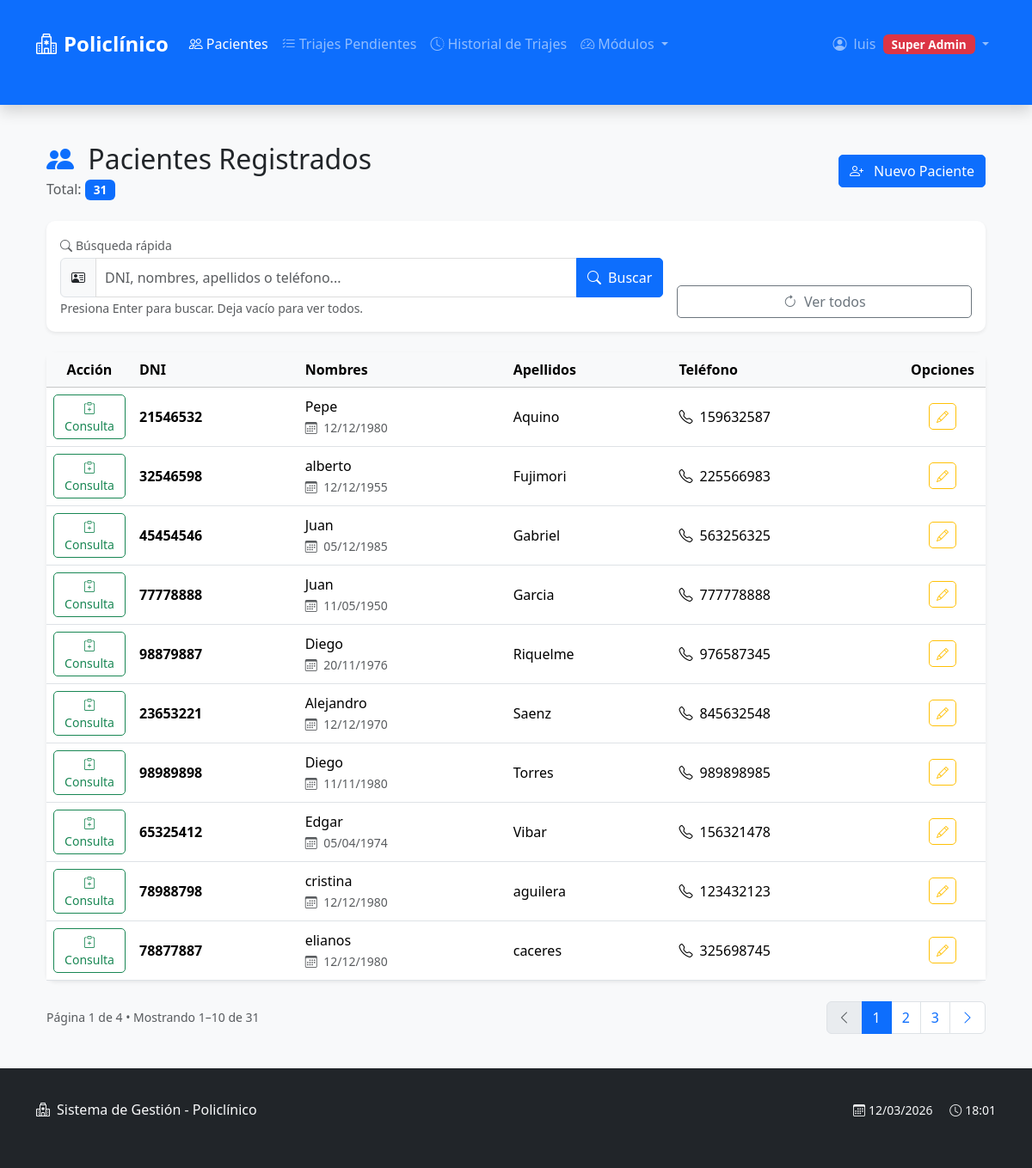
The app's page /recepcion/pacientes/lista/ (signed in) with its own data.
### pacientes/models.py (models this page shows, shortened)
class Paciente(models.Model):
    dni = models.CharField(max_length=8, unique=True)
    nombres = models.CharField(max_length=100)
    apellidos = models.CharField(max_length=100)
    fecha_nacimiento = models.DateField()
    telefono = models.CharField(max_length=15, blank=True)
    direccion = models.CharField(max_length=200, blank=True)
    creado_en = models.DateTimeField(auto_now_add=True)
    activo = models.BooleanField(default=True, verbose_name='¿Activo?',help_text='Indica si el paciente está activo en el sistema')

### pacientes/views.py (the view, shortened to what this page needs)
# urls.py: path('lista/', views.lista_pacientes, name='lista_pacientes'),  # <--- nueva
@grupo_requerido('recepcion', 'administrador')
@never_cache
@login_required
def lista_pacientes(request):
    query = request.GET.get('q', '')
    pacientes_qs = Paciente.objects.all()
    pacientes_qs = pacientes_qs.order_by('apellidos', 'nombres')
    paginator = Paginator(pacientes_qs, 10)
    page_number = request.GET.get('page')
    pacientes = paginator.get_page(page_number)
    return render(request, 'pacientes/lista_pacientes.html', {
        'pacientes': pacientes,
        'query': query,
        'total_pacientes': pacientes_qs.count(),
    })

### config/context_processors.py (called while the page is built)
def grupos_usuario(request):
    if request.user.is_authenticated:
        grupos = list(request.user.groups.values_list('name', flat=True))
        return {
            'user_groups': grupos,
            'es_doctor': 'doctores' in grupos,
            'es_recepcion': 'recepcion' in grupos,
            'es_farmacia': 'farmacia' in grupos,
            'es_laboratorio': 'laboratorio' in grupos,
            'es_administrador': 'administrador' in grupos,
            'es_super_user': request.user.is_superuser,
        }
    return {}

### pacientes/templates/pacientes/lista_pacientes.html (shortened to what this page needs)
{% extends "base.html" %}
{% block content %}
<div class="container-fluid">
    <div class="d-flex justify-content-between align-items-center mb-4">
        <div>
            <h2 class="mb-1">
                <i class="bi bi-people-fill text-primary me-2"></i>
                Pacientes Registrados
            </h2>
            <p class="text-muted mb-0">
                Total: <span class="badge bg-primary">{{ total_pacientes }}</span>
            </p>
        </div>
        <a href="{% url 'crear_paciente' %}" class="btn btn-primary">
            <i class="bi bi-person-plus me-2"></i>
            Nuevo Paciente
        </a>
    </div>
    <div class="card shadow-sm mb-4">
        <div class="card-body">
            <form method="get" class="row g-3 align-items-end">
                <div class="col-md-8">
                    <label class="form-label small text-muted mb-1">
                        <i class="bi bi-search me-1"></i>Búsqueda rápida
                    </label>
                    <div class="input-group">
                        <span class="input-group-text">
                            <i class="bi bi-person-vcard"></i>
                        </span>
                        <input
                            type="text"
                            name="q"
                            class="form-control"
                            placeholder="DNI, nombres, apellidos o teléfono..."
                            value="{{ query }}"
                            aria-label="Buscar paciente"
                        >
                        <button class="btn btn-primary" type="submit">
                            <i class="bi bi-search me-1"></i> Buscar
                        </button>
                    </div>
                    <small class="form-text text-muted">
                        Presiona Enter para buscar. Deja vacío para ver todos.
                    </small>
                </div>
                <div class="col-md-4">
                    <div class="d-grid">
                        <a href="{% url 'lista_pacientes' %}" class="btn btn-outline-secondary">
                            <i class="bi bi-arrow-clockwise me-1"></i>
                            Ver todos
                        </a>
                    </div>
                </div>
            </form>
        </div>
    </div>
    <div class="card shadow-sm">
        <div class="card-body p-0">
            <div class="table-responsive">
                <table class="table table-hover mb-0">
                    <thead class="table-light">
                        <tr>
                            <th width="100" class="text-center">Acción</th>
                            <th>DNI</th>
                            <th>Nombres</th>
                            <th>Apellidos</th>
                            <th>Teléfono</th>
                            <th width="100" class="text-center">Opciones</th>
                        </tr>
                    </thead>
                    <tbody>
                        {% for paciente in pacientes %}
                        <tr class="align-middle">
                            <td class="text-center">
                                <a href="{% url 'crear_consulta' paciente.id %}"
                                   class="btn btn-sm btn-outline-success"
                                   title="Crear consulta para {{ paciente.nombres }}">
                                    <i class="bi bi-clipboard-plus"></i>
                                    Consulta
                                </a>
                            </td>
                            <td>
                                <strong>{{ paciente.dni }}</strong>
                            </td>
                            <td>
                                {{ paciente.nombres }}
                                {% if paciente.fecha_nacimiento %}
                                <br>
                                <small class="text-muted">
                                    <i class="bi bi-calendar3 me-1"></i>
                                    {{ paciente.fecha_nacimiento|date:"d/m/Y" }}
                                </small>
                                {% endif %}
                            </td>
                            <td>{{ paciente.apellidos }}</td>
                            <td>
                                {% if paciente.telefono %}
                                <span class="text-nowrap">
                                    <i class="bi bi-telephone me-1"></i>
                                    {{ paciente.telefono }}
                                </span>
                                {% else %}
                                <span class="text-muted">-</span>
                                {% endif %}
                            </td>
                            <td class="text-center">
                                <div class="btn-group btn-group-sm" role="group">
                                    <a href="{% url 'editar_paciente' paciente.id %}"
                                       class="btn btn-outline-warning"
                                       title="Editar paciente">
                                        <i class="bi bi-pencil"></i>
                                    </a>
                                </div>
                            </td>
                        </tr>
                        {% endfor %}
                    </tbody>
                </table>
            </div>
        </div>
    </div>
    {% if pacientes.paginator.num_pages > 1 %}
    <nav aria-label="Navegación de páginas" class="mt-4">
        <div class="d-flex justify-content-between align-items-center">
            <div class="text-muted small">
                Página {{ pacientes.number }} de {{ pacientes.paginator.num_pages }}
                • Mostrando {{ pacientes.start_index }}–{{ pacientes.end_index }} de {{ total_pacientes }}
            </div>
            <ul class="pagination mb-0">
                {% if pacientes.has_previous %}
                <li class="page-item">
                    <a class="page-link"
                       href="?page={{ pacientes.previous_page_number }}{% if query %}&q={{ query }}{% endif %}"
                       aria-label="Anterior">
                        <i class="bi bi-chevron-left"></i>
                    </a>
                </li>
                {% else %}
                <li class="page-item disabled">
                    <span class="page-link"><i class="bi bi-chevron-left"></i></span>
                </li>
                {% endif %}
                {% for num in pacientes.paginator.page_range %}
                    {% if num == pacientes.number %}
                    <li class="page-item active">
                        <span class="page-link">{{ num }}</span>
                    </li>
                    {% elif num > pacientes.number|add:"-3" and num < pacientes.number|add:"3" %}
                    <li class="page-item">
                        <a class="page-link"
                           href="?page={{ num }}{% if query %}&q={{ query }}{% endif %}">
                            {{ num }}
                        </a>
                    </li>
                    {% endif %}
                {% endfor %}
                {% if pacientes.has_next %}
                <li class="page-item">
                    <a class="page-link"
                       href="?page={{ pacientes.next_page_number }}{% if query %}&q={{ query }}{% endif %}"
                       aria-label="Siguiente">
                        <i class="bi bi-chevron-right"></i>
                    </a>
                </li>
                {% else %}
                <li class="page-item disabled">
                    <span class="page-link"><i class="bi bi-chevron-right"></i></span>
                </li>
                {% endif %}
            </ul>
        </div>
    </nav>
    {% endif %}
</div>
{% endblock %}

### templates/base.html (shortened to what this page needs)
<!DOCTYPE html>
<html lang="es">
<head>
    <link href="https://cdn.jsdelivr.net/npm/bootstrap@5.3.1/dist/css/bootstrap.min.css" rel="stylesheet">
    <link rel="stylesheet" href="https://cdn.jsdelivr.net/npm/bootstrap-icons@1.11.0/font/bootstrap-icons.css">
    <link rel="stylesheet" href="https://cdnjs.cloudflare.com/ajax/libs/font-awesome/6.4.0/css/all.min.css">
    {% load static %}
    <link rel="stylesheet" href="{% static 'css/styles.css' %}">
</head>
<body>
    <nav class="navbar navbar-expand-lg navbar-dark bg-primary shadow">
        <div class="container">
            <a class="navbar-brand" href="{% url 'inicio' %}">
                <i class="bi bi-hospital me-2"></i>Policlínico
            </a>
            <div class="collapse navbar-collapse" id="navbarNav">
                <ul class="navbar-nav me-auto" id="mainNavbar">
                    {% if user.is_authenticated %}
                        {% if es_recepcion or es_administrador or es_super_user %}
                        <li class="nav-item">
                            <a class="nav-link {% if '/pacientes/' in request.path %}active{% endif %}"
                               href="{% url 'lista_pacientes' %}">
                                <i class="bi bi-people me-1"></i>Pacientes
                            </a>
                        </li>
                        <li class="nav-item">
                            <a class="nav-link {% if '/triaje/' in request.path %}active{% endif %}"
                               href="{% url 'lista_triaje_pendiente' %}">
                                <i class="bi bi-list-check me-1"></i>Triajes Pendientes
                            </a>
                        </li>
                        <li class="nav-item">
                            <a class="nav-link {% if '/historial-triajes/' in request.path %}active{% endif %}"
                               href="{% url 'historial_triajes' %}">
                                <i class="bi bi-clock-history me-1"></i>Historial de Triajes
                            </a>
                        </li>
                        {% endif %}
                        {% if es_administrador or es_super_user %}
                        <li class="nav-item dropdown">
                            <a class="nav-link dropdown-toggle" href="#" role="button" data-bs-toggle="dropdown">
                                <i class="bi bi-speedometer2 me-1"></i>Módulos
                            </a>
                        </li>
                        {% endif %}
                    {% endif %}
                </ul>
                <ul class="navbar-nav">
                    {% if user.is_authenticated %}
                    <li class="nav-item dropdown">
                        <a class="nav-link dropdown-toggle" href="#" role="button" data-bs-toggle="dropdown" aria-expanded="false">
                            <i class="bi bi-person-circle me-1"></i>
                            {{ user.username }}
                            <span class="badge
                                {% if es_super_user %}bg-danger
                                {% elif es_administrador %}bg-danger
                                {% elif es_doctor %}bg-success
                                {% elif es_recepcion %}bg-warning
                                {% elif es_farmacia %}bg-info
                                {% elif es_laboratorio %}bg-secondary
                                {% else %}bg-secondary{% endif %} ms-1">
                                {% if es_super_user %}Super Admin
                                {% elif es_administrador %}Admin
                                {% elif es_doctor %}Doctor
                                {% elif es_recepcion %}Recepción
                                {% elif es_farmacia %}Farmacia
                                {% elif es_laboratorio %}Laboratorio
                                {% else %}Usuario{% endif %}
                            </span>
                        </a>
                    </li>
                    {% endif %}
                </ul>
            </div>
        </div>
    </nav>
    <div class="container mt-4">
        {% block content %}{% endblock %}
    </div>
    <footer class="footer mt-auto py-3 bg-dark text-white">
        <div class="container">
            <div class="row">
                <div class="col-md-6">
                    <span class="text-light">
                        <i class="bi bi-hospital me-2"></i>Sistema de Gestión - Policlínico
                    </span>
                </div>
                <div class="col-md-6 text-md-end">
                    <span class="text-light small">
                        <i class="bi bi-calendar3 me-1"></i>{% now "d/m/Y" %}
                        <i class="bi bi-clock ms-3 me-1"></i>{% now "H:i" %}
                    </span>
                </div>
            </div>
        </div>
    </footer>
</body>
</html>

### static/css/styles.css (style rules this page uses)
body { font-family: 'Segoe UI', Tahoma, Geneva, Verdana, sans-serif; background-color: #f8f9fa; }
.navbar-brand { font-weight: 700; font-size: 1.5rem; }
.card { box-shadow: 0 2px 10px rgba(0,0,0,0.1); border: none; border-radius: 10px; }
.btn { border-radius: 5px; font-weight: 500; }
.badge { font-size: 0.8em; padding: 5px 10px; }
.form-control { border-radius: 5px; border: 1px solid #ddd; padding: 10px; }
.container { padding-top: 20px; padding-bottom: 40px; }
.footer { background-color: #343a40; color: white; padding: 20px 0; margin-top: 40px; }

### pacientes/templates/pacientes/lista_pacientes.html (style rules this page uses)
.table td { vertical-align: middle; }
.badge { font-size: 0.85em; }

### records on screen
Paciente: dni "21546532", nombres "Pepe", fecha_nacimiento "12/12/1980", apellidos "Aquino", telefono "159632587"
Paciente: dni "32546598", nombres "alberto", fecha_nacimiento "12/12/1955", apellidos "Fujimori", telefono "225566983"
Paciente: dni "45454546", nombres "Juan", fecha_nacimiento "05/12/1985", apellidos "Gabriel", telefono "563256325"
Paciente: dni "77778888", nombres "Juan", fecha_nacimiento "11/05/1950", apellidos "Garcia", telefono "777778888"
Paciente: dni "98879887", nombres "Diego", fecha_nacimiento "20/11/1976", apellidos "Riquelme", telefono "976587345"
Paciente: dni "23653221", nombres "Alejandro", fecha_nacimiento "12/12/1970", apellidos "Saenz", telefono "845632548"
Paciente: dni "98989898", nombres "Diego", fecha_nacimiento "11/11/1980", apellidos "Torres", telefono "989898985"
Paciente: dni "65325412", nombres "Edgar", fecha_nacimiento "05/04/1974", apellidos "Vibar", telefono "156321478"
Paciente: dni "78988798", nombres "cristina", fecha_nacimiento "12/12/1980", apellidos "aguilera", telefono "123432123"
Paciente: dni "78877887", nombres "elianos", fecha_nacimiento "12/12/1980", apellidos "caceres", telefono "325698745"

### other values on screen
{{ user.username }} "luis"
{{ total_pacientes }} "31"
{{ pacientes.number }} "1"
{{ pacientes.paginator.num_pages }} "4"
{{ pacientes.start_index }} "1"
{{ pacientes.end_index }} "10"
{{ num }} "1"
{{ num }} "2" "3"
